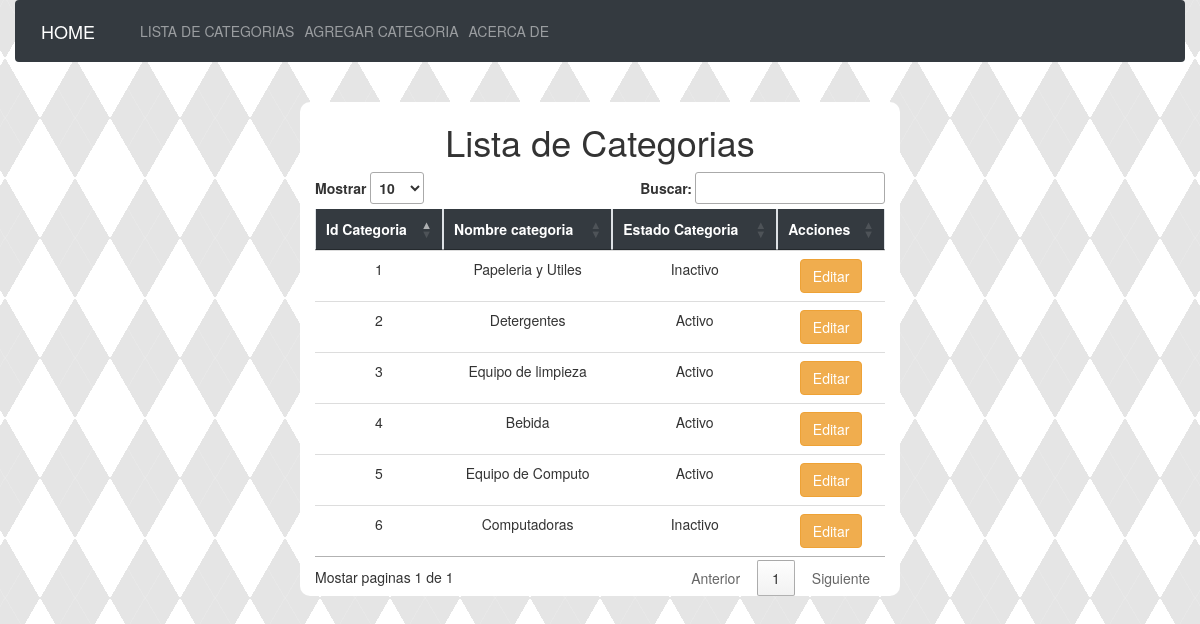
Page /Vistas/CategoriaListaView.php on the committed database.
### tables this page shows
CREATE TABLE `categoria` (
  `idCategoria` int(11) NOT NULL,
  `nombreCategoria` varchar(45) DEFAULT NULL,
  `estadoCategoria` int(1) DEFAULT NULL
);

### Modelo/bd/Conexion.php (called while the page is built, shortened)
<?php
abstract class Conexion{
    public function __construct(){
            $this->db = new mysqli(DB_HOST, DB_USER, DB_PASS, DB_NAME);
    }
}

### Controlador/CategoriaController.php (called while the page is built, shortened)
<?php
require_once '../Modelo/CategoriaModel.php';
class CategoriaController {
     public function listarCategoria(){
           $objCategoria = new CategoriaModel();
           $objCategoria->getCategoria();
           return $objCategoria;
      }
}

### Modelo/CategoriaModel.php (called while the page is built, shortened)
<?php
        require ('../Modelo/bd/Conexion.php');
        class CategoriaModel extends Conexion{
            public function getCategoria(){
                $consulta = $this->db->query("select * from categoria;");
                $this->categoria = [['idCategoria'=>" ",'nombreCategoria'=>" ",'estadoCategoria'=>" "]];
                while( $filas = $consulta->fetch_array(MYSQLI_ASSOC)){
                        $this->categoria[] = $filas;
                }
                 return $this->categoria;
            }
      }

### Vistas/CategoriaListaView.php (the view, shortened to what this page needs)
<!DOCTYPE html>
<html>
    <head>
        <link rel="stylesheet" href="asets/css/bootstrap.css">
        <link rel="stylesheet" href="asets/css/estilos.css">
        <link rel="stylesheet" href="http://cdn.datatables.net/1.10.19/css/jquery.dataTables.min.css">
        <?php
        require_once '../Controlador/CategoriaController.php';
        $objProducto = new CategoriaController();
        ?>
    </head>
    <body>
        <section class="container-fluid">
            <?php
            include '../Vistas/plantilla/menuPlantillaCategoria.php';
            ?>
            <section class="row">
                <div class=" offset-3 col-6" id="cntTablaProductos">
                    <h1  id="productoH1">Lista de Categorias</h1>
                    <table id="tbProductos" class="table">
                        <?php
                        $producto = $objProducto->listarCategoria();
                        $contador = 0;
                        foreach ($producto as $arreglos) {
                            echo '<thead class="table table-bordered table-striped table-hover bg-dark"> '
                            . '<tr> <th scope="col"> Id Categoria </th> <th scope="col"> Nombre categoria </th>  '
                            . '<th scope="col"> Estado Categoria </th> <th scope="col"> Acciones </th>'
                            . ' </tr> </thead>';
                            foreach ($arreglos as $elemento) {
                                if ($contador == 0) {
                                    $contador += 1;
                                    echo "<tbody>";
                                } else {
                                    echo '<tr>'
                                    . '<td>' . $elemento['idCategoria'] . '</td>'
                                    .'<td>' . $elemento['nombreCategoria'] . '</td>';
                                    if($elemento['estadoCategoria'] == 1){
                                            $estado = "Activo";
                                        }else{
                                            $estado = "Inactivo";
                                        }
                                        echo '<td>'.$estado.'</td>'
                                    . '<td>' . '<a class="btn btn-warning" href="CategoriaModificarView.php?idCategoria=' . $elemento['idCategoria'] . '&nombreCategoria=' . $elemento['nombreCategoria'] . '&estadoCategoria=' . $elemento['estadoCategoria'] . '">Editar</a>  '
                                    . '</tr>';
                                }
                            }
                        }
                        echo "</tbody> ";
                        ?>
                    </table>
                </div>
            </section>
        </section>
    </body>
</html>

### Vistas/plantilla/menuPlantillaCategoria.php (shortened to what this page needs)
<link rel="stylesheet" href="Vistas/asets/bootstrap/css/bootstrap.css">
<nav class="navbar navbar-expand-lg navbar-dark bg-dark">
            <a class="navbar-brand" href="../../index.php">HOME</a>
        <div class="collapse navbar-collapse" id="navbarNav">
                <ul class="navbar-nav ml-auto">
                    <li class="nav-item">
                        <a class="nav-link" href="CategoriaListaView.php">LISTA DE CATEGORIAS <span class="sr-only">(current)</span></a>
                    </li>
                    <li class="nav-item">
                        <a class="nav-link" href="CategoriaAgregarView.php">AGREGAR CATEGORIA</a>
                    </li>
                    <li class="nav-item">
                        <a class="nav-link" href="#">ACERCA DE</a>
                    </li>
                </ul>
      </div>
</nav>

### Vistas/asets/css/estilos.css (style rules this page uses)
body { background-position: center center; background-color: #c0c0c0; background-image: repeating-linear-gradient(120deg, rgba(255,255,255,.1), rgba(255,255,255,.1) 1px, transparent 1px, transparent 60px), repeating-linear-gradient(60deg, rgba(255,255,255,.1), rgba(255,255,255,.1) 1px, transparent 1px, transparent 60px), linear-gradient(60deg, rgba(0,0,0,.1) 25%, transparent 25%, transparent 75%, rgba(0,0,0,.1) 75%, rgba(0,0,0,.1)), linear-gradient(120deg, rgba(0,0,0,.1) 25%, transparent 25%, transparent 75%, rgba(0,0,0,.1) 75%, rgba(0,0,0,.1)); background-size: 70px 120px; }
nav { border-radius: 10px; }
.navbar-nav { flex-direction: row; }
.nav-link { padding-right: .5rem !important; padding-left: .5rem !important; }
#cntTablaProductos { background: white; margin-top: 20px; border-radius: 10px; }
#productoH1 { text-align: center; }
table { text-align: center; }
th { color: white; }

### rows in the picture
categoria: idCategoria "1", nombreCategoria "Papeleria y Utiles", estadoCategoria "Inactivo"
categoria: idCategoria "2", nombreCategoria "Detergentes", estadoCategoria "Activo"
categoria: idCategoria "3", nombreCategoria "Equipo de limpieza", estadoCategoria "Activo"
categoria: idCategoria "4", nombreCategoria "Bebida", estadoCategoria "Activo"
categoria: idCategoria "5", nombreCategoria "Equipo de Computo", estadoCategoria "Activo"
categoria: idCategoria "6", nombreCategoria "Computadoras", estadoCategoria "Inactivo"
